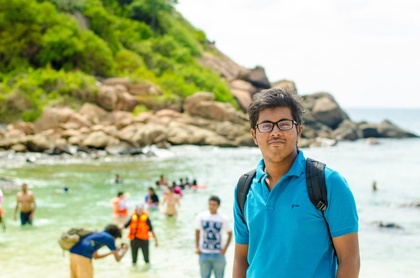
%> input picture ImagePrecessing/testImg/me.jpg, 420 x 278 px, shrunk from 2048 x 1356 before the run
$ octave edgeDetect.m   (GNU Octave 9; MATLAB toolbox functions it lacks are replaced by stand-ins)
%> lines starting %> are read from the running program, lines starting %| are printed output that depends on the picture
%derivative filter
Gy=[-1 -2 -1;
    0 0 0;
    1 2 1];

Gx=[-1 0 1;
    -2 0 2;
    -1 0 1];


%generating gussian filter
G=@(x,y,sigma) 1/(2*pi*sigma^2)*exp(-(x^2+y^2)/2/sigma^2);
w=5;
g=zeros(w,w);
for i=1:w
    for j=1:w
        a=i-ceil(w/2);
        b=j-ceil(w/2);
        g(i,j)=G(a,b,1);
    end
end
g=g/sum(sum(g));


a=imread('../testImg/me.jpg');
%> a is the input picture: size 278x420x3 uint8; mean R, G, B 167, 181.6, 153.4
gray=rgb2gray(a);
[m, l]=size(gray);
%> m = 278; l = 420


newImg=mat2gray(conv2(gray,g));
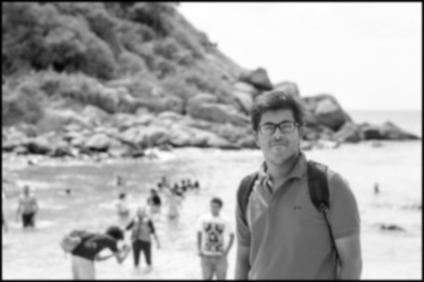
%> newImg: size 282x424 double; min 0, max 1, mean 0.666


subplot(2,2,1);
% imshow(gray);
imshow(edge(newImg,'canny'));
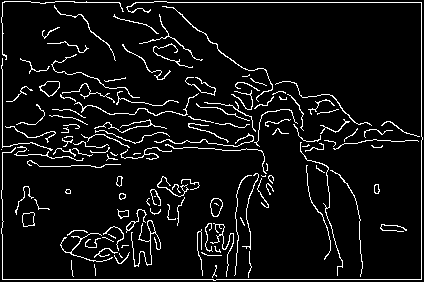
%> displayed picture: size 282x424 logical; 7% white in thin lines or dots
title('original Image');


subplot(2,2,2);

imshow(newImg);
title('gussinan filtered');


newImgY=(conv2(newImg,Gy));
newImgX=(conv2(newImg,Gx));
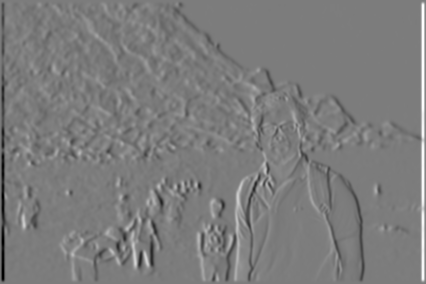
%> newImgX: size 284x426 double; min -2.46, max 2.58, mean -2.64e-19; drawn with min black and max white


newImgNorm=((abs(newImgY)+abs(newImgX)));
newImgNorm=im2double(newImgNorm);


% [5 lines of commented-out code are left out]


newImgTheta=zeros(m,l);
% newImgTheta=uint8(newImgTheta);
% newImgTheta=abs(atan(im2double(newImgY)./im2double(newImgX)));

newImgThetaN=zeros(m,l);
% newImgThetaN=uint8(newImgThetaN);
newImgNM=zeros(m,l);

for i=1:m
    for j=1:l
        newImgTheta(i,j)=(180/pi*atan((newImgY(i,j)/newImgX(i,j))));

        if ((newImgTheta(i,j)>=0 && newImgTheta(i,j)<=22.5) || (newImgTheta(i,j)>=-22.5 && newImgTheta(i,j)<=0))
            newImgThetaN(i,j)=0;
        end

        if ((newImgTheta(i,j)>=22.5 &&newImgTheta(i,j)<=67.5) )
            newImgThetaN(i,j)=45;
        end


        if ((newImgTheta(i,j)>=67.5 &&newImgTheta(i,j)<=90) || (newImgTheta(i,j)<=-67.5 &&newImgTheta(i,j)>=-90))
            newImgThetaN(i,j)=90;
        end

        if ((newImgTheta(i,j)<=-22.5 &&newImgTheta(i,j)>=-67.5) )
            newImgThetaN(i,j)=135;
        end

        % non maximum suppersion

        if (newImgThetaN(i,j)==0)
            if (newImgNorm(i,j)<newImgNorm(i+1,j) || newImgNorm(i,j)<newImgNorm(i-1,j))
                newImgNM(i,j)=0;
            else
                newImgNM(i,j)=newImgNorm(i,j);
            end
        end

        if (newImgThetaN(i,j)==45)
            if (newImgNorm(i,j)<newImgNorm(i+1,j+1) || newImgNorm(i,j)<newImgNorm(i-1,j-1))
                newImgNM(i,j)=0;
            else
                newImgNM(i,j)=newImgNorm(i,j);
            end
        end

        if (newImgThetaN(i,j)==90)
            if (newImgNorm(i,j)<newImgNorm(i,j+1) || newImgNorm(i,j)<newImgNorm(i,j-1))
                newImgNM(i,j)=0;
            else
                newImgNM(i,j)=newImgNorm(i,j);
            end
        end

        if (newImgThetaN(i,j)==135)
            if (newImgNorm(i,j)<newImgNorm(i-1,j+1) || newImgNorm(i,j)<newImgNorm(i+1,j-1))
                newImgNM(i,j)=0;
            else
                newImgNM(i,j)=newImgNorm(i,j);
            end
        end

    end
end
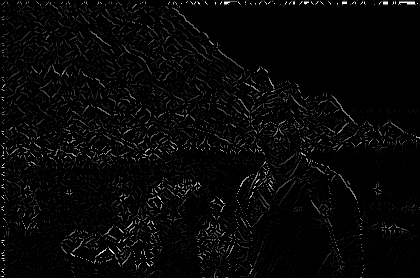
%> newImgNM: size 278x420 double; min 0, max 2.66, mean 0.0729; drawn with min black and max white
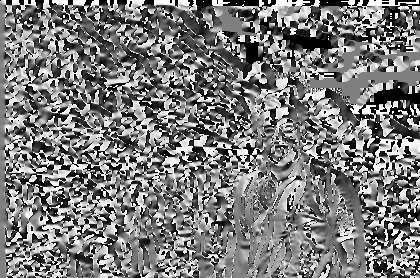
%> newImgTheta: size 278x420 double; 1.27% of the values are NaN or infinite; the others: min -90, max 90, mean -1.8; drawn with min black, max white, NaN and infinite black
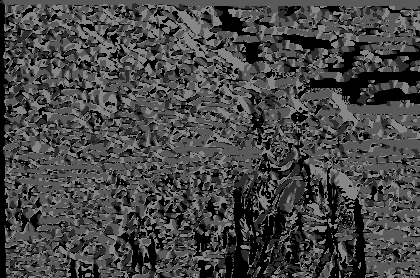
%> newImgThetaN: size 278x420 double; min 0, max 135, mean 70.6


newImgH=zeros(m,l);
newImgL=zeros(m,l);
th=0.2;
% [11 lines of commented-out code are left out]

newImgH=im2bw(newImgNM,th);
%> newImgH: size 278x420 logical; 10.5% white in thin lines or dots
newImgL=im2bw(newImgNM,0.1);
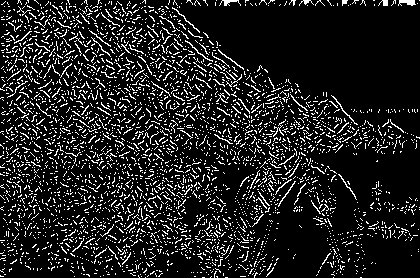
%> newImgL: size 278x420 logical; 12.7% white in thin lines or dots
subplot(2,2,3);
imshow(newImgH);

subplot(2,2,4);
imshow(newImgL | newImgH);

$ run again, with ImagePrecessing/testImg/butterfly.jpg copied over ImagePrecessing/testImg/me.jpg
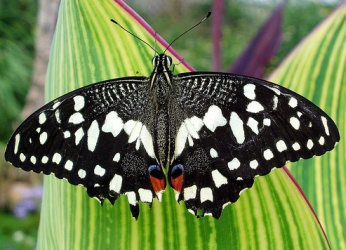
%> input picture ImagePrecessing/testImg/butterfly.jpg, 346 x 250 px
%> a is the input picture: size 250x346x3 uint8; mean R, G, B 106.9, 123.6, 77
%> after the loop `for i=1:m`:
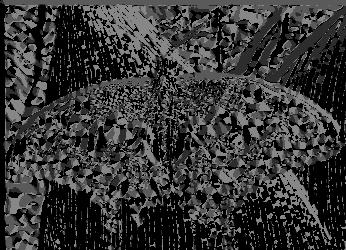
%> newImgThetaN: size 250x346 double; min 0, max 135, mean 53.4
%> newImgH: size 250x346 logical; 12.5% white in thin lines or dots
%> `newImgL=im2bw(newImgNM,0.1);`:
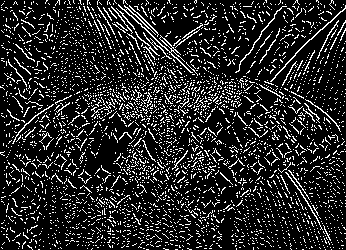
%> newImgL: size 250x346 logical; 15.2% white in thin lines or dots
